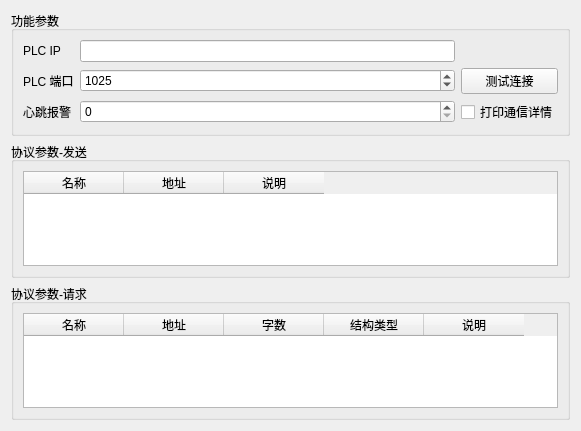
<?xml version="1.0" encoding="UTF-8"?>
<ui version="4.0">
 <class>PLC</class>
 <widget class="QWidget" name="PLC">
  <property name="geometry">
   <rect>
    <x>0</x>
    <y>0</y>
    <width>581</width>
    <height>431</height>
   </rect>
  </property>
  <property name="windowTitle">
   <string>Form</string>
  </property>
  <layout class="QGridLayout" name="gridLayout_4">
   <item row="0" column="0">
    <widget class="QGroupBox" name="groupBox">
     <property name="title">
      <string>功能参数</string>
     </property>
     <layout class="QGridLayout" name="gridLayout">
      <item row="0" column="0">
       <widget class="QLabel" name="lb_ip">
        <property name="text">
         <string>PLC IP</string>
        </property>
       </widget>
      </item>
      <item row="0" column="1">
       <widget class="QLineEdit" name="lineEdit_ip"/>
      </item>
      <item row="1" column="0">
       <widget class="QLabel" name="lb_port">
        <property name="text">
         <string>PLC 端口</string>
        </property>
       </widget>
      </item>
      <item row="1" column="1">
       <widget class="QSpinBox" name="spinBox_port">
        <property name="minimum">
         <number>1</number>
        </property>
        <property name="maximum">
         <number>65534</number>
        </property>
        <property name="value">
         <number>1025</number>
        </property>
       </widget>
      </item>
      <item row="1" column="2">
       <widget class="QPushButton" name="btn_link">
        <property name="text">
         <string>测试连接</string>
        </property>
       </widget>
      </item>
      <item row="2" column="0">
       <widget class="QLabel" name="lb_beat_warn">
        <property name="text">
         <string>心跳报警</string>
        </property>
       </widget>
      </item>
      <item row="2" column="1">
       <widget class="QSpinBox" name="spinBox_beat_warn"/>
      </item>
      <item row="2" column="2">
       <widget class="QCheckBox" name="checkBox_print">
        <property name="text">
         <string>打印通信详情</string>
        </property>
       </widget>
      </item>
     </layout>
    </widget>
   </item>
   <item row="1" column="0">
    <widget class="QGroupBox" name="groupBox_2">
     <property name="title">
      <string>协议参数-发送</string>
     </property>
     <layout class="QGridLayout" name="gridLayout_2">
      <item row="0" column="0">
       <widget class="QTableWidget" name="tableWidget_send">
        <attribute name="horizontalHeaderDefaultSectionSize">
         <number>100</number>
        </attribute>
        <column>
         <property name="text">
          <string>名称</string>
         </property>
        </column>
        <column>
         <property name="text">
          <string>地址</string>
         </property>
        </column>
        <column>
         <property name="text">
          <string>说明</string>
         </property>
        </column>
       </widget>
      </item>
     </layout>
    </widget>
   </item>
   <item row="2" column="0">
    <widget class="QGroupBox" name="groupBox_3">
     <property name="title">
      <string>协议参数-请求</string>
     </property>
     <layout class="QGridLayout" name="gridLayout_3">
      <item row="0" column="0">
       <widget class="QTableWidget" name="tableWidget_read">
        <attribute name="horizontalHeaderDefaultSectionSize">
         <number>100</number>
        </attribute>
        <column>
         <property name="text">
          <string>名称</string>
         </property>
        </column>
        <column>
         <property name="text">
          <string>地址</string>
         </property>
        </column>
        <column>
         <property name="text">
          <string>字数</string>
         </property>
        </column>
        <column>
         <property name="text">
          <string>结构类型</string>
         </property>
        </column>
        <column>
         <property name="text">
          <string>说明</string>
         </property>
        </column>
       </widget>
      </item>
     </layout>
    </widget>
   </item>
  </layout>
 </widget>
 <resources/>
 <connections/>
</ui>
